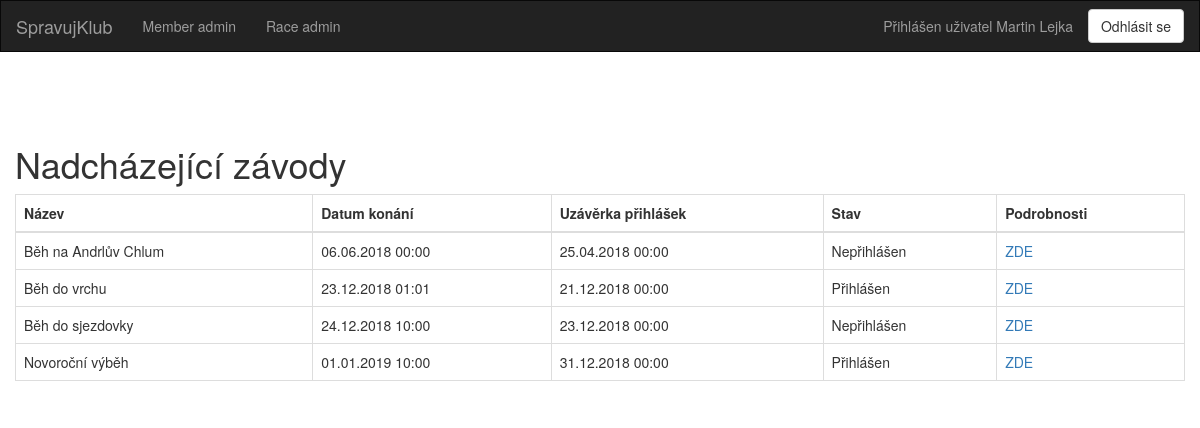
Page / (signed in) on the committed database.
### dl/models/Member.py (models this page shows, shortened)
class Member(db.Model, IMember):
    __tablename__ = "members"
    id = db.Column(db.Integer, primary_key=True, autoincrement=True)
    name = db.Column(db.String(50))
    email = db.Column(db.String(50), unique=True)
    password = db.Column(db.String(50))
    salt = db.Column(db.String(16))
    races = db.relationship('Race', secondary='ucast_na_zavode')
    created_races = db.relationship('Race', backref='created_by', lazy=True)

### dl/models/Race.py (models this page shows, shortened)
class Race(db.Model, IRace):
    __tablename__ = "races"
    id = db.Column(db.Integer, primary_key=True, autoincrement=True)
    name = db.Column(db.String(100), nullable=False)
    date = db.Column(db.DateTime, nullable=False)
    deadline = db.Column(db.DateTime, nullable=False)
    info = db.Column(db.Text)
    created_by_user_id = db.Column(db.Integer, db.ForeignKey('members.id'))
    members = db.relationship('Member', secondary='ucast_na_zavode')

### pl/views/index.py (the view)
@app.route('/', methods=['GET'])
@login_required
def index():
    races_from_db = Race.query.all()
    races_from_db.sort(key=lambda r: r.date)
    return render_template("races.html", races=races_from_db, title="Nadcházející závody")

### main.py (called while the page is built)
@login_manager.user_loader
def load_user(user_id):
    from dl.models.Member import Member
    return Member.query.get(user_id)

### pl/templates/races.html
{% extends "base.html" %}
{% block main %}
    <div class="row">
        <h1>Nadcházející závody</h1>
        <div class="table-responsive">
            <table class="table table-bordered" id="mainTable">
                <thead>
                <tr>
                    <th>Název</th>
                    <th>Datum konání</th>
                    <th>Uzávěrka přihlášek</th>
                    <th>Stav</th>
                    <th>Podrobnosti</th>
                </tr>
                </thead>
                <tbody id="displayArea">
                {% for race in races %}
                    <tr>
                        <td>{{ race.name }}</td>
                        <td>{{ race.date.strftime("%d.%m.%Y %H:%M") }}</td>
                        <td>{{ race.deadline.strftime("%d.%m.%Y %H:%M") }}</td>
                        <td>
                            {% if current_user in race.members %}
                                Přihlášen
                            {% else %}
                                Nepřihlášen
                            {% endif %}
                        </td>
                        <td><a href="/race_detail/{{ race.id }}">ZDE</a></td>
                    </tr>
                {% endfor %}
                </tbody>
            </table>
        </div>
    </div>
{% endblock %}

### pl/templates/base.html (shortened to what this page needs)
{% extends "bootstrap/base.html" %}
{% block navbar %}
	<nav class="navbar navbar-inverse" style="border-radius: 0 !important;">
		<div class="container-fluid">
			<div class="navbar-header">
				<a class="navbar-brand" href="{{ url_for('index') }}">SpravujKlub</a>
			</div>
			<div class="collapse navbar-collapse" id="bs-example-navbar-collapse-1">
				<ul class="nav navbar-nav">
					{% if current_user.is_authenticated %}
						<li><a href="{{ url_for('admin_member') }}">Member admin</a></li>
						<li><a href="{{ url_for('admin_race') }}">Race admin</a></li>
					{% endif %}
				</ul>
				<ul class="nav navbar-nav navbar-right">
					{% if current_user.is_authenticated %}
						<li>
							<a href="{{ url_for('profile', user_id=current_user.id ) }}">Přihlášen
								uživatel {{ current_user.name }}</a>
						</li>
						<li>
							<button type="button" onclick="location.href='/logout'"
									class="btn btn-default navbar-btn" id="signIn_button">Odhlásit se
							</button>
						</li>
					{% else %}
						<li>
							<a>Uživatel nepřihlášen</a>
						</li>
					{% endif %}
				</ul>
			</div>
		</div>
	</nav>
{% endblock %}
{% block content %}
	<div class="tab-content container">
		<div id="error_bar" class="row">
		</div>
		{% block main %}
		{% endblock %}
	</div>
{% endblock %}

### rows in the picture
Member: name "Martin Lejka"
Race: name "Běh na Andrlův Chlum", date "06.06.2018 00:00", deadline "25.04.2018 00:00", shows "Nepřihlášen"
Race: name "Běh do vrchu", date "23.12.2018 01:01", deadline "21.12.2018 00:00", shows "Přihlášen"
Race: name "Běh do sjezdovky", date "24.12.2018 10:00", deadline "23.12.2018 00:00", shows "Nepřihlášen"
Race: name "Novoroční výběh", date "01.01.2019 10:00", deadline "31.12.2018 00:00", shows "Přihlášen"
